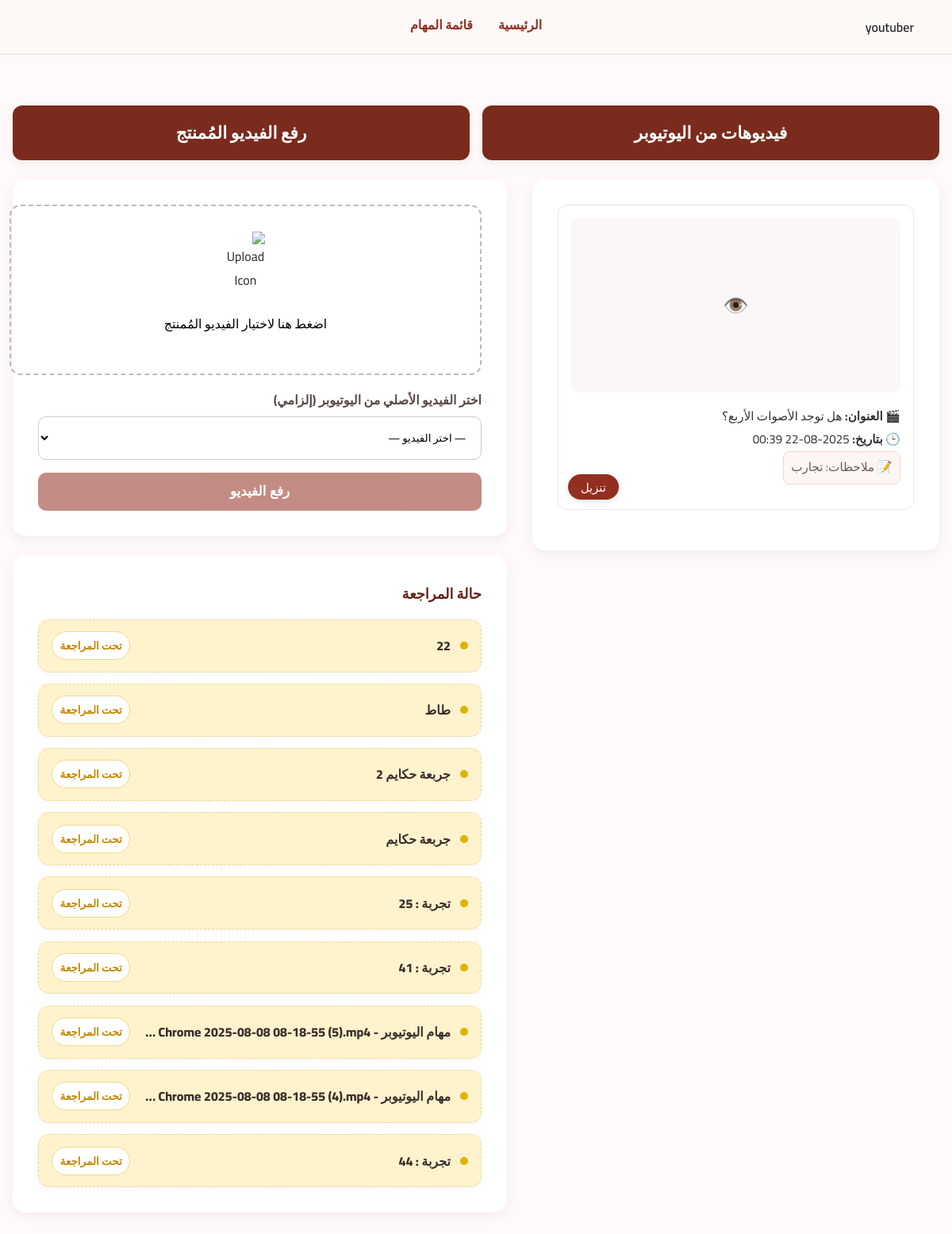
Screenshot of /editor/tasks/ (signed in) with the database file from the repository.
### youtuber/models.py (models this page shows, shortened)
class UploadedVideo(models.Model):
    user = models.ForeignKey(
        User,
        on_delete=models.CASCADE,
        related_name='uploaded_videos',       # يسهل: request.user.uploaded_videos.all()
        verbose_name="المستخدم"
    )
    title = models.CharField(
        max_length=200,
        verbose_name="اسم الفيديو"
    )
    video_url = models.URLField(
        verbose_name="رابط الفيديو على Cloudinary"
    )
    public_id = models.CharField(
        max_length=255,
        blank=True,
        null=True,
        verbose_name="معرف Cloudinary"
    )
    file_name = models.CharField(
        max_length=255,
        verbose_name="اسم الملف"
    )
    extras = models.TextField(
        blank=True,
        null=True,
        verbose_name="ملاحظات إضافية"
    )
    uploaded_at = models.DateTimeField(
        auto_now_add=True,
        verbose_name="تاريخ الرفع"
    )
    class Meta:
        verbose_name = "فيديو مرفوع"
        verbose_name_plural = "الفيديوهات المرفوعة"
        ordering = ['-uploaded_at']           # الأحدث أولًا
        indexes = [
            models.Index(fields=['user', '-uploaded_at']),
        ]

### editor/models.py (models this page shows, shortened)
class EditorRendered(models.Model):
    class ReviewStatus(models.TextChoices):
        PENDING   = "pending",   "تحت المراجعة"
        CONFIRMED = "confirmed", "مؤكد"
        REJECTED  = "rejected",  "مرفوض"
    user = models.ForeignKey(
        User,
        on_delete=models.CASCADE,
        verbose_name="الممنتج",
        null=True,          # تُركت مؤقتًا لتفادي مشاكل البيانات القديمة
        blank=True,
    )
    source_video = models.ForeignKey(
        "youtuber.UploadedVideo",          # ربط نصّي لتفادي الاستيراد الدائري
        on_delete=models.SET_NULL,         # لو انحذف الأصلي نخليها NULL
        null=True,
        blank=True,
        related_name="renders",
        verbose_name="الفيديو الأصلي (من اليوتيوبر)"
    )
    title = models.CharField(
        max_length=200,
        verbose_name="اسم الفيديو المُمنتج"
    )
    video_url = models.URLField(
        verbose_name="رابط الفيديو على Cloudinary"
    )
    public_id = models.CharField(
        max_length=255,
        blank=True,
        null=True,
        verbose_name="معرف Cloudinary"
    )
    file_name = models.CharField(
        max_length=255,
        verbose_name="اسم الملف"
    )
    extras = models.TextField(
        blank=True,
        null=True,
        verbose_name="ملاحظات"
    )
    status = models.CharField(
        max_length=10,
        choices=ReviewStatus.choices,
        default=ReviewStatus.PENDING,
        db_index=True,
        verbose_name="حالة المراجعة"
    )
    review_note = models.TextField(
        blank=True,
        null=True,
        verbose_name="ملاحظة المراجع"
    )
    uploaded_at = models.DateTimeField(
        auto_now_add=True,
        verbose_name="تاريخ الرفع"
    )
    updated_at = models.DateTimeField(
        auto_now=True,
        verbose_name="آخر تعديل"
    )
    class Meta:
        verbose_name = "فيديو مُمنتج"
        verbose_name_plural = "الفيديوهات المُمنتجة"
        ordering = ("-uploaded_at",)
        indexes = [
            models.Index(fields=["user", "-uploaded_at"], name="editor_edit_user_id_d7d6e3_idx"),
            models.Index(fields=["status", "-uploaded_at"], name="editor_status_idx"),
            models.Index(fields=["source_video", "-uploaded_at"], name="editor_source_idx"),
        ]
    @property
    def status_css(self) -> str:
        return self.status  # pending / confirmed / rejected

### editor/views.py (the view, shortened to what this page needs)
# urls.py: path('tasks/', views.tasks_view, name='editor_tasks'),
@login_required
@require_http_methods(["GET", "POST"])
@csrf_protect
def tasks_view(request):
    VideoModel = _get_youtuber_video_model()
    if not VideoModel:
        return render(
            request,
            "editor/tasks.html",
            {"youtuber_videos": [], "review_items": []},
        )
    sent_ids = list(
        EditorRendered.objects.filter(source_video__isnull=False)
        .values_list("source_video_id", flat=True)
        .distinct()
    )
    youtuber_videos_qs = _youtuber_videos_qs()
    if hasattr(youtuber_videos_qs, "exclude"):
        youtuber_videos = youtuber_videos_qs.exclude(id__in=sent_ids)
    else:
        youtuber_videos = []
    review_items = (
        EditorRendered.objects.select_related("source_video", "user")
        .order_by("-uploaded_at")
    )
    return render(
        request,
        "editor/tasks.html",
        {
            "youtuber_videos": youtuber_videos,
            "review_items": review_items,
        },
    )

### editor/views.py (called while the page is built)
def _get_youtuber_video_model():
    return (
        apps.get_model("youtuber", "UploadedVideo")
        or apps.get_model("youtuber", "Video")
    )

def _youtuber_videos_qs():
    VideoModel = _get_youtuber_video_model()
    if not VideoModel:
        return []
    qs = VideoModel.objects.all()
    fields = {f.name for f in VideoModel._meta.get_fields()}
    fk = None
    for cand in ("user", "uploader", "owner"):
        if cand in fields:
            fk = cand
            break
    if fk:
        qs = qs.filter(**{f"{fk}__username": "youtuber"})
    qs = qs.order_by("-uploaded_at") if "uploaded_at" in fields else qs.order_by("-id")
    return qs

### templates/editor/tasks.html (shortened to what this page needs)
{% load static %}
{% if user.is_authenticated %}
<!DOCTYPE html>
<html lang="ar" dir="rtl">
<head>
</head>
<body>
  {% include 'header.html' %}
  <div class="main-wrapper">
    <div class="titles-wrapper">
      <div class="section-title">فيديوهات من اليوتيوبر</div>
      <div class="section-title">رفع الفيديو المُمنتج</div>
    </div>
    <div class="container">
      <div class="left-col">
        <div class="card">
          {% if youtuber_videos %}
            {% for v in youtuber_videos %}
              <div class="video-card">
                <div class="video-preview-box" id="pv{{ v.id }}">
                  <div class="eye-icon" id="eye{{ v.id }}" onclick="toggleVideo('{{ v.video_url }}','{{ v.id }}')">👁️</div>
                </div>
                <p class="video-meta">
                  🎬 <strong>العنوان:</strong> {{ v.title }}<br>
                  🕒 <strong>بتاريخ:</strong> {% if v.uploaded_at %}{{ v.uploaded_at|date:"Y-m-d H:i" }}{% else %}-{% endif %}<br>
                  {% if v.extras %}<span class="extras">📝 ملاحظات: {{ v.extras }}</span>{% endif %}
                </p>
                <button
                  type="button"
                  class="download-btn"
                  data-vid="{{ v.id }}"
                  data-url="{{ v.video_url }}"
                  data-filename="{{ v.file_name }}"
                  onclick="downloadWithProgress(this)"
                >تنزيل</button>
              </div>
            {% endfor %}
          {% else %}
            <p class="video-meta">لا يوجد فيديوهات من اليوتيوبر حالياً.</p>
          {% endif %}
        </div>
      </div>
      <div class="right-col">
        <div class="card" id="uploadCard">
          <form id="editorUploadForm" method="post" enctype="multipart/form-data" novalidate>
            <label class="upload-box" for="videoInput" aria-label="اختر ملف الفيديو المُمنتج">
              <img src="{% static 'icons/upload-icon.png' %}" alt="Upload Icon" />
              <p id="uploadText">اضغط هنا لاختيار الفيديو المُمنتج</p>
            </label>
            <div class="select-wrap">
              <label for="sourceSelect">اختر الفيديو الأصلي من اليوتيوبر (إلزامي)</label>
              <select id="sourceSelect" name="source_video_id" required>
                <option value="" selected disabled>— اختر الفيديو —</option>
              </select>
            </div>
            <button type="submit" id="submitBtn" class="btn-submit" disabled>رفع الفيديو</button>
          </form>
        </div>
        <div class="card">
          <div class="review-title">حالة المراجعة</div>
          {% if review_items %}
            <div class="review-list">
              {% for it in review_items %}
                <div class="review-item {{ it.status_css }}">
                  <div class="ri-top">
                    <span class="ri-dot"></span>
                    <div class="ri-title">
                      {% firstof it.source_video.title it.title it.file_name %}
                    </div>
                    <span class="state-chip {{ it.status_css }}">
                      {% if it.status == 'pending' %}تحت المراجعة
                      {% elif it.status == 'confirmed' %}مؤكد
                      {% else %}مرفوض{% endif %}
                    </span>
                  </div>
                </div>
              {% endfor %}
            </div>
          {% endif %}
        </div>
      </div>
    </div>
  </div>
</body>
</html>
{% else %}
  <script>window.location.href = "{% url 'login' %}";</script>
{% endif %}

### templates/header.html (shortened to what this page needs)
{% load static %}
<header style="
  background-color: #fef8f7;
  padding: 1rem 2rem;
  display: flex;
  justify-content: center;
  align-items: center;
  border-bottom: 1px solid #ddd;
  font-family: 'Cairo', sans-serif;
  position: relative;
">
  {% if request.user.is_authenticated %}
  <div style="position: absolute; right: 2rem; display: flex; align-items: center; gap: 1rem;">
    <span style="color: #222; font-weight: 600;">
      {{ request.user.username }}
    </span>
  </div>
  {% endif %}
  <nav style="display: flex; gap: 2rem;">
    <a href="{% url 'workflow:home' %}" style="
      text-decoration: none;
      color: #922f20;
      padding-bottom: 4px;
      border-bottom: 2px solid transparent;
      font-weight: 600;
      transition: border-color 0.3s ease;
    " onmouseover="this.style.borderColor='#922f20'" onmouseout="this.style.borderColor='transparent'">
      الرئيسية
    </a>
    {% if request.user.is_authenticated %}
      {% with الوظيفة=request.user.profile.الوظيفة %}
        {% if الوظيفة == 'youtuber' %}
          <a href="{% url 'youtuber:youtuber_tasks' %}" style="
            text-decoration: none;
            color: #922f20;
            padding-bottom: 4px;
            border-bottom: 2px solid transparent;
            font-weight: 600;
            transition: border-color 0.3s ease;
          " onmouseover="this.style.borderColor='#922f20'" onmouseout="this.style.borderColor='transparent'">
            قائمة المهام
          </a>
        {% endif %}
      {% endwith %}
    {% endif %}
  </nav>
</header>

### templates/editor/tasks.html (style rules this page uses)
:root { --accent:#922f20; --accent-fg:#922f20; --bg:#fffaf9; --border:#e8e6e5; --pending:#fff3cd; --confirmed:#e8f5e9; --rejected:#fdecea; --chip-pending:#c58a00; --chip-confirmed:#1b7f38; --chip-rejected:#b54545; --ring-color:#b54545; --ring-track:#ead9d6; }
body { margin:0; font-family:'Cairo',sans-serif; background:var(--bg); }
.main-wrapper { max-width:1200px; margin:3rem auto; padding:1rem; }
.titles-wrapper { display:grid; grid-template-columns:1fr 1fr; gap:1rem; margin-bottom:1.5rem; }
.section-title { background:#7a2b1d; color:#fff; font-size:1.35rem; font-weight:bold; padding:.9rem 1.6rem; border-radius:12px; text-align:center; box-shadow:0 4px 12px rgba(0,0,0,.06); }
.container { display:grid; grid-template-columns:1fr 1fr; gap:2rem; align-items:start; }
.left-col { display:block; }
.right-col { display:flex; flex-direction:column; gap:1.5rem; }
.card { background:#fff; border-radius:16px; box-shadow:0 4px 16px rgba(0,0,0,.06); padding:2rem; box-sizing:border-box; position:relative; }
.upload-box { width:100%; border:2px dashed #bbb; border-radius:14px; margin-bottom:1rem; display:flex; flex-direction:column; align-items:center; justify-content:center; cursor:pointer; transition:background-color .3s; text-align:center; padding:2rem 1rem; }
.upload-box img { width:50px; opacity:.85; margin-bottom:.6rem; }
.btn-submit { background:var(--accent); color:#fff; border:none; font-size:1.05rem; font-weight:bold; padding:.85rem 2.2rem; border-radius:10px; cursor:pointer; width:100%; transition:opacity .2s ease, background .2s ease; }
.btn-submit[disabled] { opacity:.55; cursor:not-allowed; }
.select-wrap { margin-bottom:1rem; }
.select-wrap label { display:block; margin-bottom:.35rem; font-weight:700; color:#5a4a48; }
select { width:100%; padding:.8rem .9rem; border-radius:10px; border:1px solid #ccc; font-family:'Cairo',sans-serif; background:#fff; }
.video-card { position:relative; padding:1rem; border:1px solid var(--border); border-radius:12px; margin-bottom:1.2rem; background:#fff; }
.video-preview-box { position:relative; height:220px; width:100%; border-radius:10px; overflow:hidden; display:flex; align-items:center; justify-content:center; background:#faf7f6; }
.eye-icon { font-size:1.6rem; cursor:pointer; position:absolute; color:#7a2b1d; transition:all .3s ease; top:50%; right:50%; transform:translate(50%,-50%); z-index:10; }
.video-meta { font-size:.95rem; color:#333; margin-top:1rem; line-height:1.9; }
.video-meta .extras { color:#6a5d5f; background:#fff5f3; border:1px solid #f0d8d3; border-radius:8px; padding:.35rem .6rem; display:inline-block; }
.download-btn { position:absolute; bottom:12px; left:12px; background:var(--accent); color:#fff; border:none; border-radius:999px; padding:.45rem 1rem; font-size:.92rem; cursor:pointer; box-shadow:0 2px 6px rgba(0,0,0,.12); transition:transform .15s ease, background .2s ease; }
.review-title { font-weight:800; font-size:1.12rem; color:#632419; margin-bottom:1rem; }
.review-list { display:flex; flex-direction:column; gap:.9rem; }
.review-item { border:1px dashed #d8d0cd; border-radius:14px; padding:0.9rem 1rem; background:#fefefe; box-shadow:0 2px 8px rgba(0,0,0,.03); }
.review-item.pending { background:var(--pending); border-color:#ead79b; }
.ri-top { display:flex; align-items:center; gap:.75rem; }
.ri-title { font-weight:800; color:#3b2e2e; flex:1; line-height:1.5; white-space:nowrap; overflow:hidden; text-overflow:ellipsis; }
.ri-dot { width:10px; height:10px; border-radius:50%; display:inline-block; }
.review-item.pending .ri-dot { background:#e0b300; }
.state-chip { padding:.25rem .6rem; border-radius:999px; font-size:.85rem; font-weight:800; background:#fff; border:1px solid #eee; }
.state-chip.pending { color:var(--chip-pending); border-color:#f2d889; }

### rows the page displays
UploadedVideo: title "هل توجد الأصوات الأربع؟", uploaded_at "2025-08-22 00:39", extras "تجارب"
EditorRendered: source_video.title "22", status "تحت المراجعة"
EditorRendered: source_video.title "طاط", status "تحت المراجعة"
EditorRendered: source_video.title "جربعة حكايم 2", status "تحت المراجعة"
EditorRendered: source_video.title "جربعة حكايم", status "تحت المراجعة"
EditorRendered: source_video+title "تجربة : 25", status "تحت المراجعة"
EditorRendered: source_video+title "تجربة : 41", status "تحت المراجعة"
EditorRendered: status "تحت المراجعة"
EditorRendered: status "تحت المراجعة"
EditorRendered: source_video.title "تجربة : 44", status "تحت المراجعة"

### other values shown
{{ request.user.username }} "youtuber"
